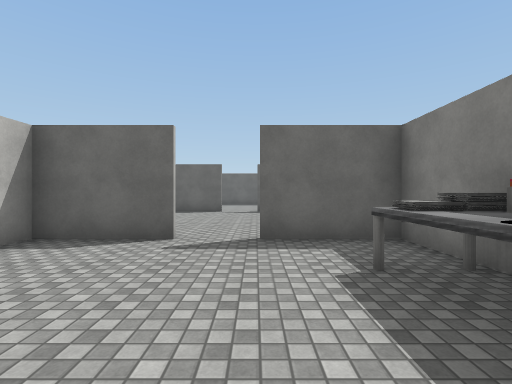
[1] (above)

24 first-person views from a walk through a Unity game level. The camera is 1.5 m above the floor, looks level and sees 85° across. The floor is counted in squares, 2 m on a side. Each view is taken from the middle of a square. On the plan, view 1 faces up. The plan holds only what a view shows up to about 10 squares ahead; the rest is blank. The place goes on beyond the plan. The player is left out. Some surface patterns are stand-ins.

[2]
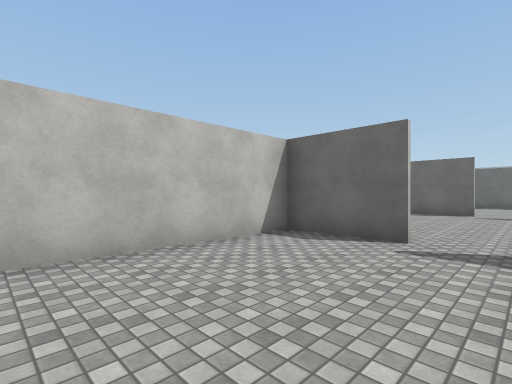

[3]
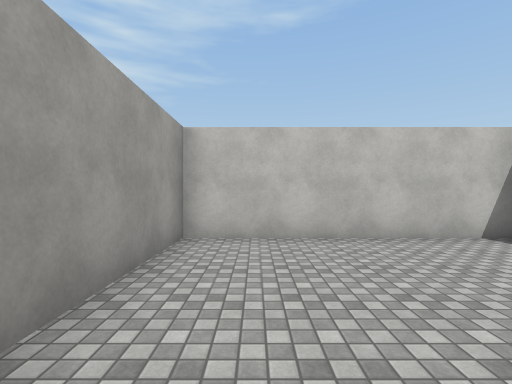

[4]
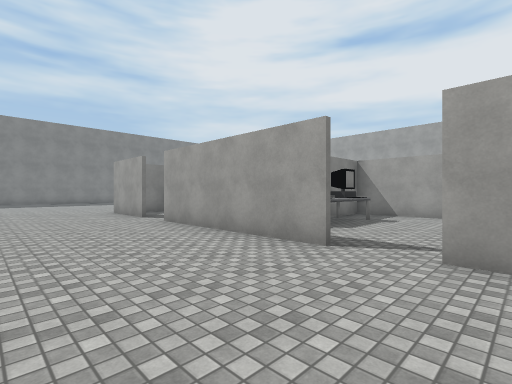

[5]
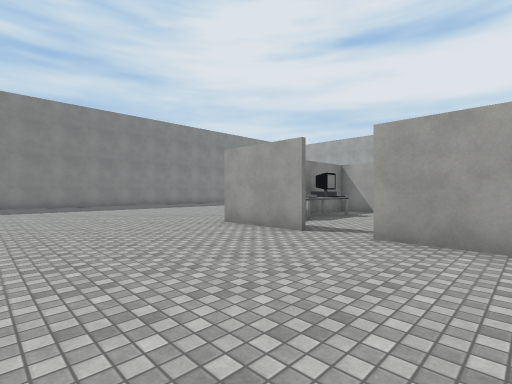

[6]
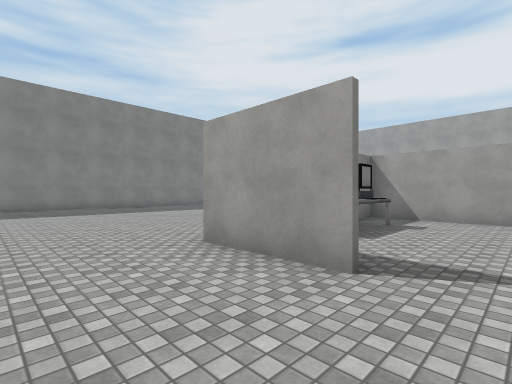

[7]
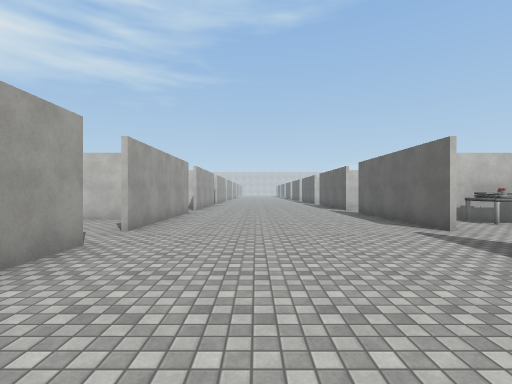

[8]
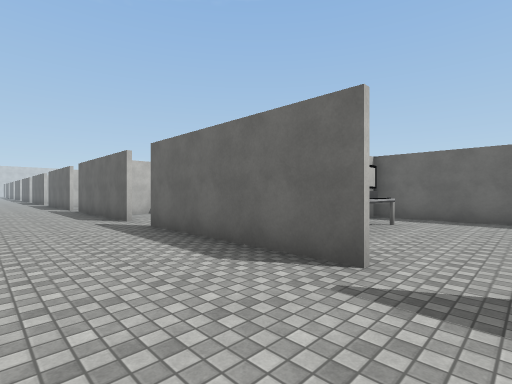

[9]
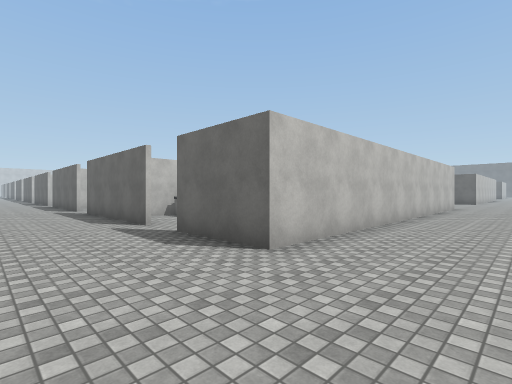

[10]
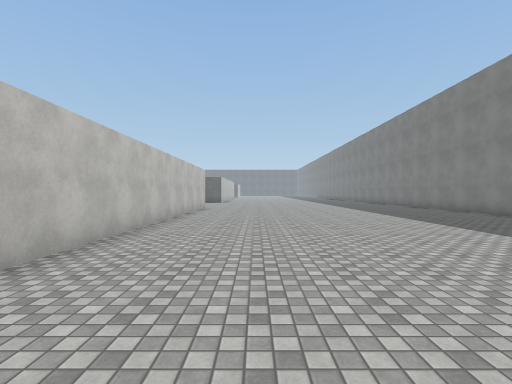

[11]
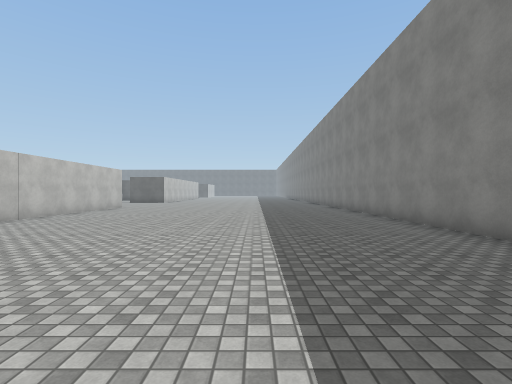

[12]
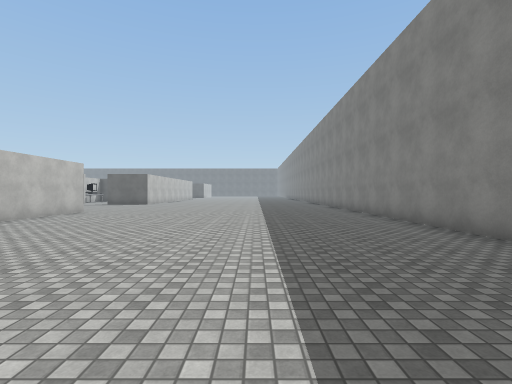

[13]
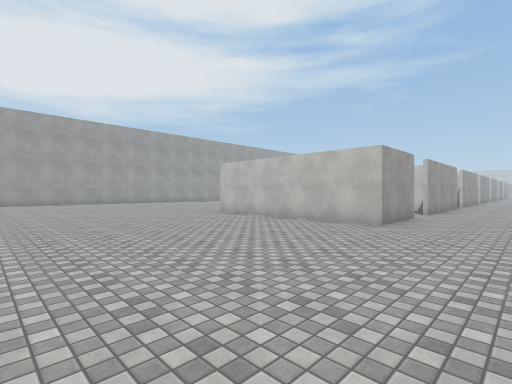

[14]
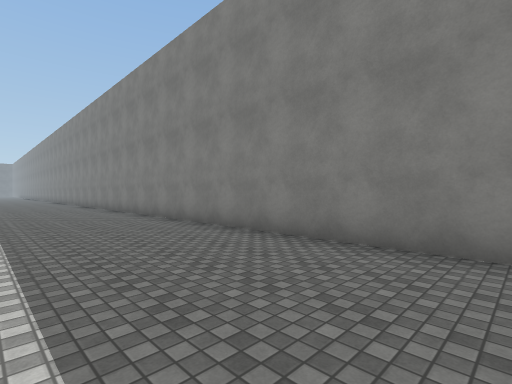

[15]
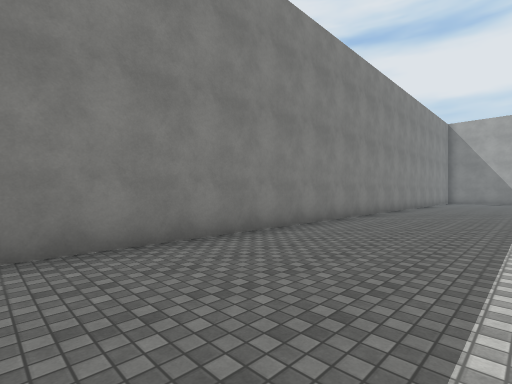

[16]
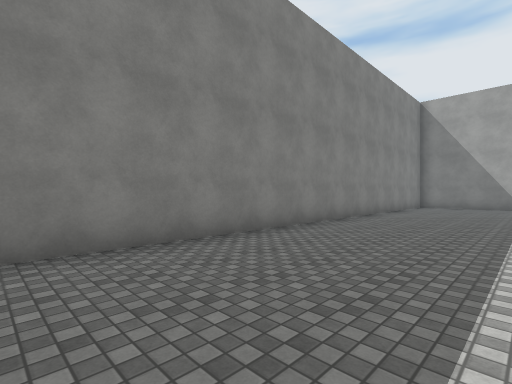

[17]
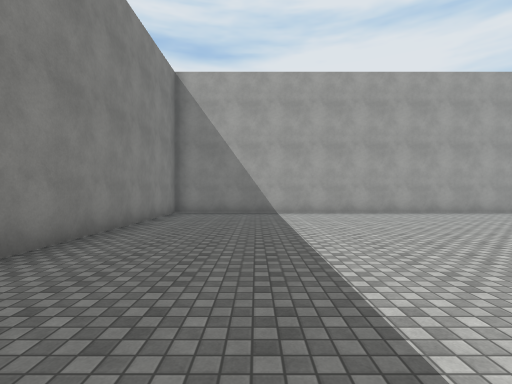

[18]
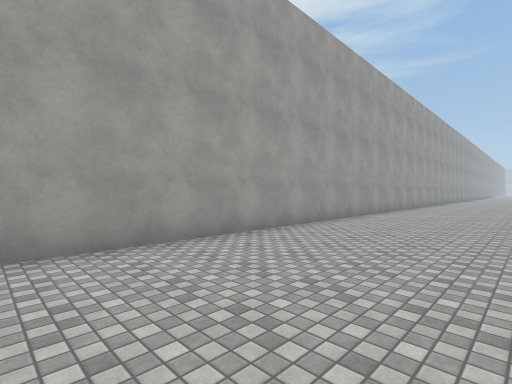

[19]
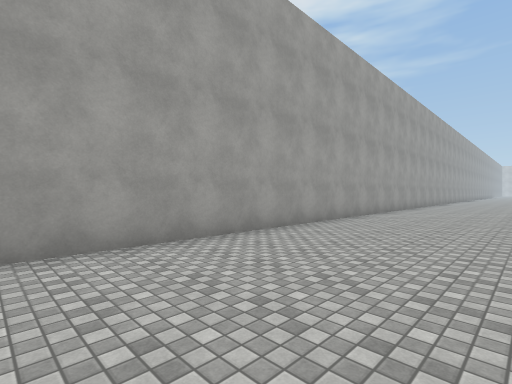

[20]
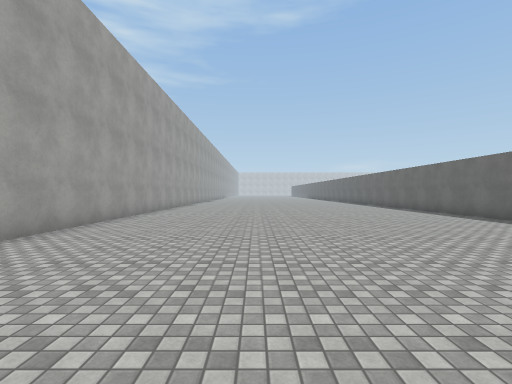

[21]
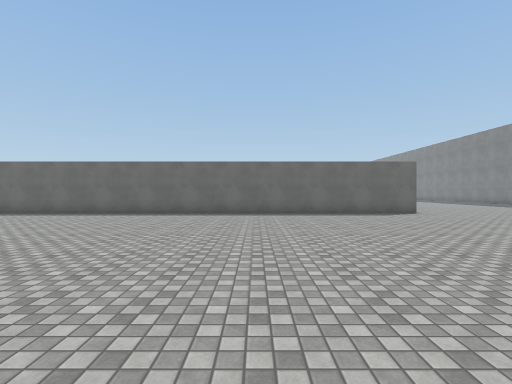

[22]
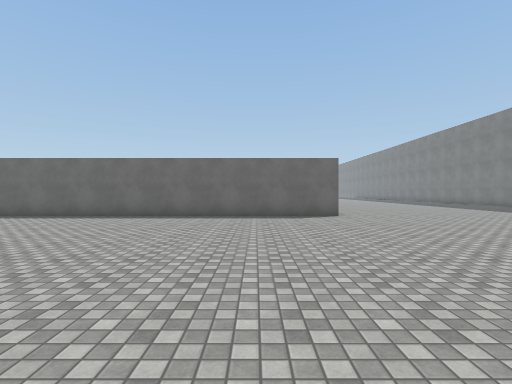

[23]
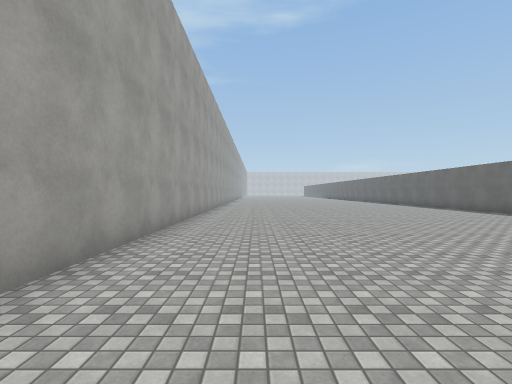

[24]
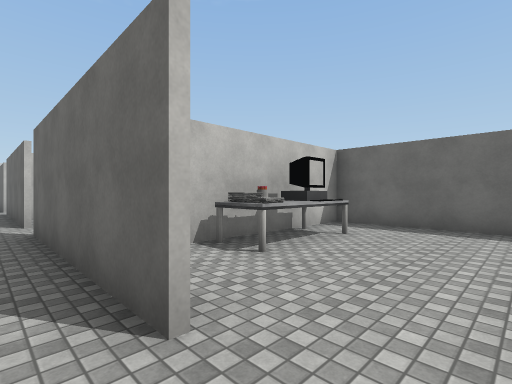

### Floor plan
Points are (right, up) in squares from view 1. A wall is a line through its corners. A room is listed if a view was taken in it or the views show most of it. See-through windows are left out.
Room 1 (views 1, 2, 3)
walls: (-1.2, 4.4) (-3.6, 4.4) (-3.6, 2.4); (-3.6, 0.5) (-3.6, -1.2) (2.3, -1.2) (2.3, 0.6); (2.3, 2.5) (2.3, 4.4) (0, 4.4)
ways out: opening at (-0.5, 4) to room 2
objects: other object (2, 1) to (2, 2)
Room 2 (views 4, 5, 6, 7, 8, 9, 10, 11, 12, 13, 14, 15, 16, 17, 18, 19, 20, 21, 22, 23, 24)
walls: (8.6, 0.6) (8.6, -0.8); (6.1, 4.6) (8.6, 4.6) (8.6, 3.5); (8.6, -1.3) (-6, -1.3); (5.2, -1.2) (8.4, -1.2) (8.4, 0.6); (0, 4.6) (4.9, 4.6); (4.9, 10.7) (0.1, 10.7); (-1.2, 10.7) (-6, 10.7); (-6, 4.6) (-1.2, 4.6); (8.6, 17.4) (8.6, 10.7) (6.1, 10.7); (8.6, 22) (8.6, 21.4); (-6, -11.9) (18.9, -11.9) (18.9, 22)
ways out: opening at (-0.5, 4) to room 1; opening at (-0.5, 11) to room 3; opening at (5.5, 11) to room 4; gap at (-6, 4); gap at (-6, 11)
objects: other object (8, 1) to (8, 3)
Room 3 (no view inside)
walls: (-0.2, 16.4) (-3.6, 16.4) (-3.6, 11.6)
ways out: opening at (-0.5, 11) to room 2
objects: other object (-3, 13) to (-3, 14)
Room 4 (no view inside)
walls: (2.6, 12.8) (2.6, 11.8); (5.6, 16.4) (2.5, 16.4)
ways out: opening at (5.5, 11) to room 2
objects: other object (3, 13) to (3, 14)

Positions as (right, up) in squares from view 1, and headings:
1: (0, 0), facing up
2: (0, 0), facing up-left
3: (1, 0), facing left
4: (-2, 8), facing down-right
5: (3, 9), facing down-right
6: (5, 7), facing down-right
7: (4, 7), facing left
8: (6, 8), facing up-left
9: (11, 8), facing up-left
10: (11, 9), facing up
11: (15, 9), facing up
12: (15, 12), facing up
13: (15, 7), facing down-left
14: (15, 6), facing up-right
15: (15, 9), facing down-right
16: (15, 3), facing down-right
17: (16, -2), facing down
18: (13, -8), facing down-left
19: (6, -8), facing down-left
20: (6, -8), facing left
21: (3, -11), facing up
22: (6, -10), facing up
23: (4, -10), facing left
24: (0, 10), facing up-left
